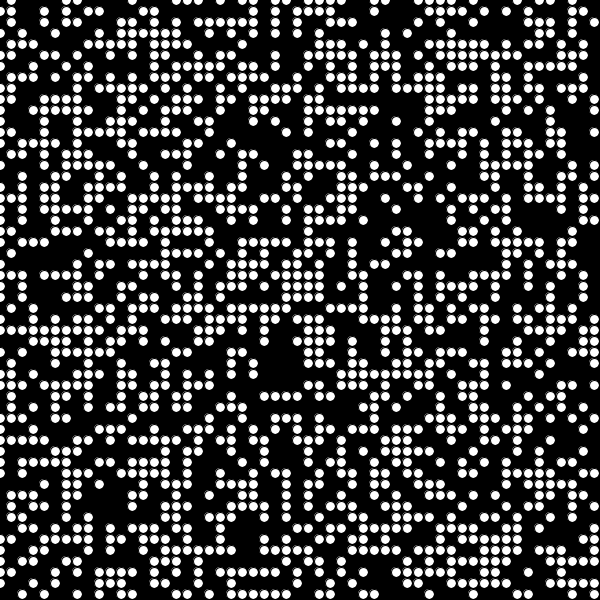
Frame 1 (no input)
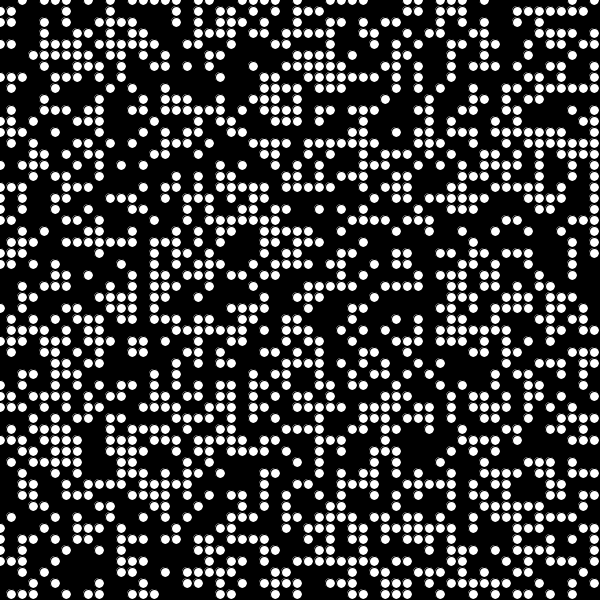
Frame 2 (the mouse pressed at the canvas centre, redrawn once)

The Processing sketch that drew these frames (run headless with seeded random() and noise(); the mouse was pressed at the canvas centre and the sketch redrawn once):

// Processing sketch: ej13b_probabilidad
// ── ej13b_probabilidad.pde

// Paula Díaz

void setup() {
  size(600, 600);
}

void draw() {

  background(0);

  for (int x = 0; x < 60; x++) {
    for (int y = 0; y < 60; y++) {

      //probabilidad
      if ( random(100) < 50 )  //30%
        fill( 255 );
      else  //70%
        fill( 0 );
      
      circle(x*11, y*11, 10 );
    }
  }

  noLoop();  //frean el draw
}

void keyPressed(){
  loop();
}
